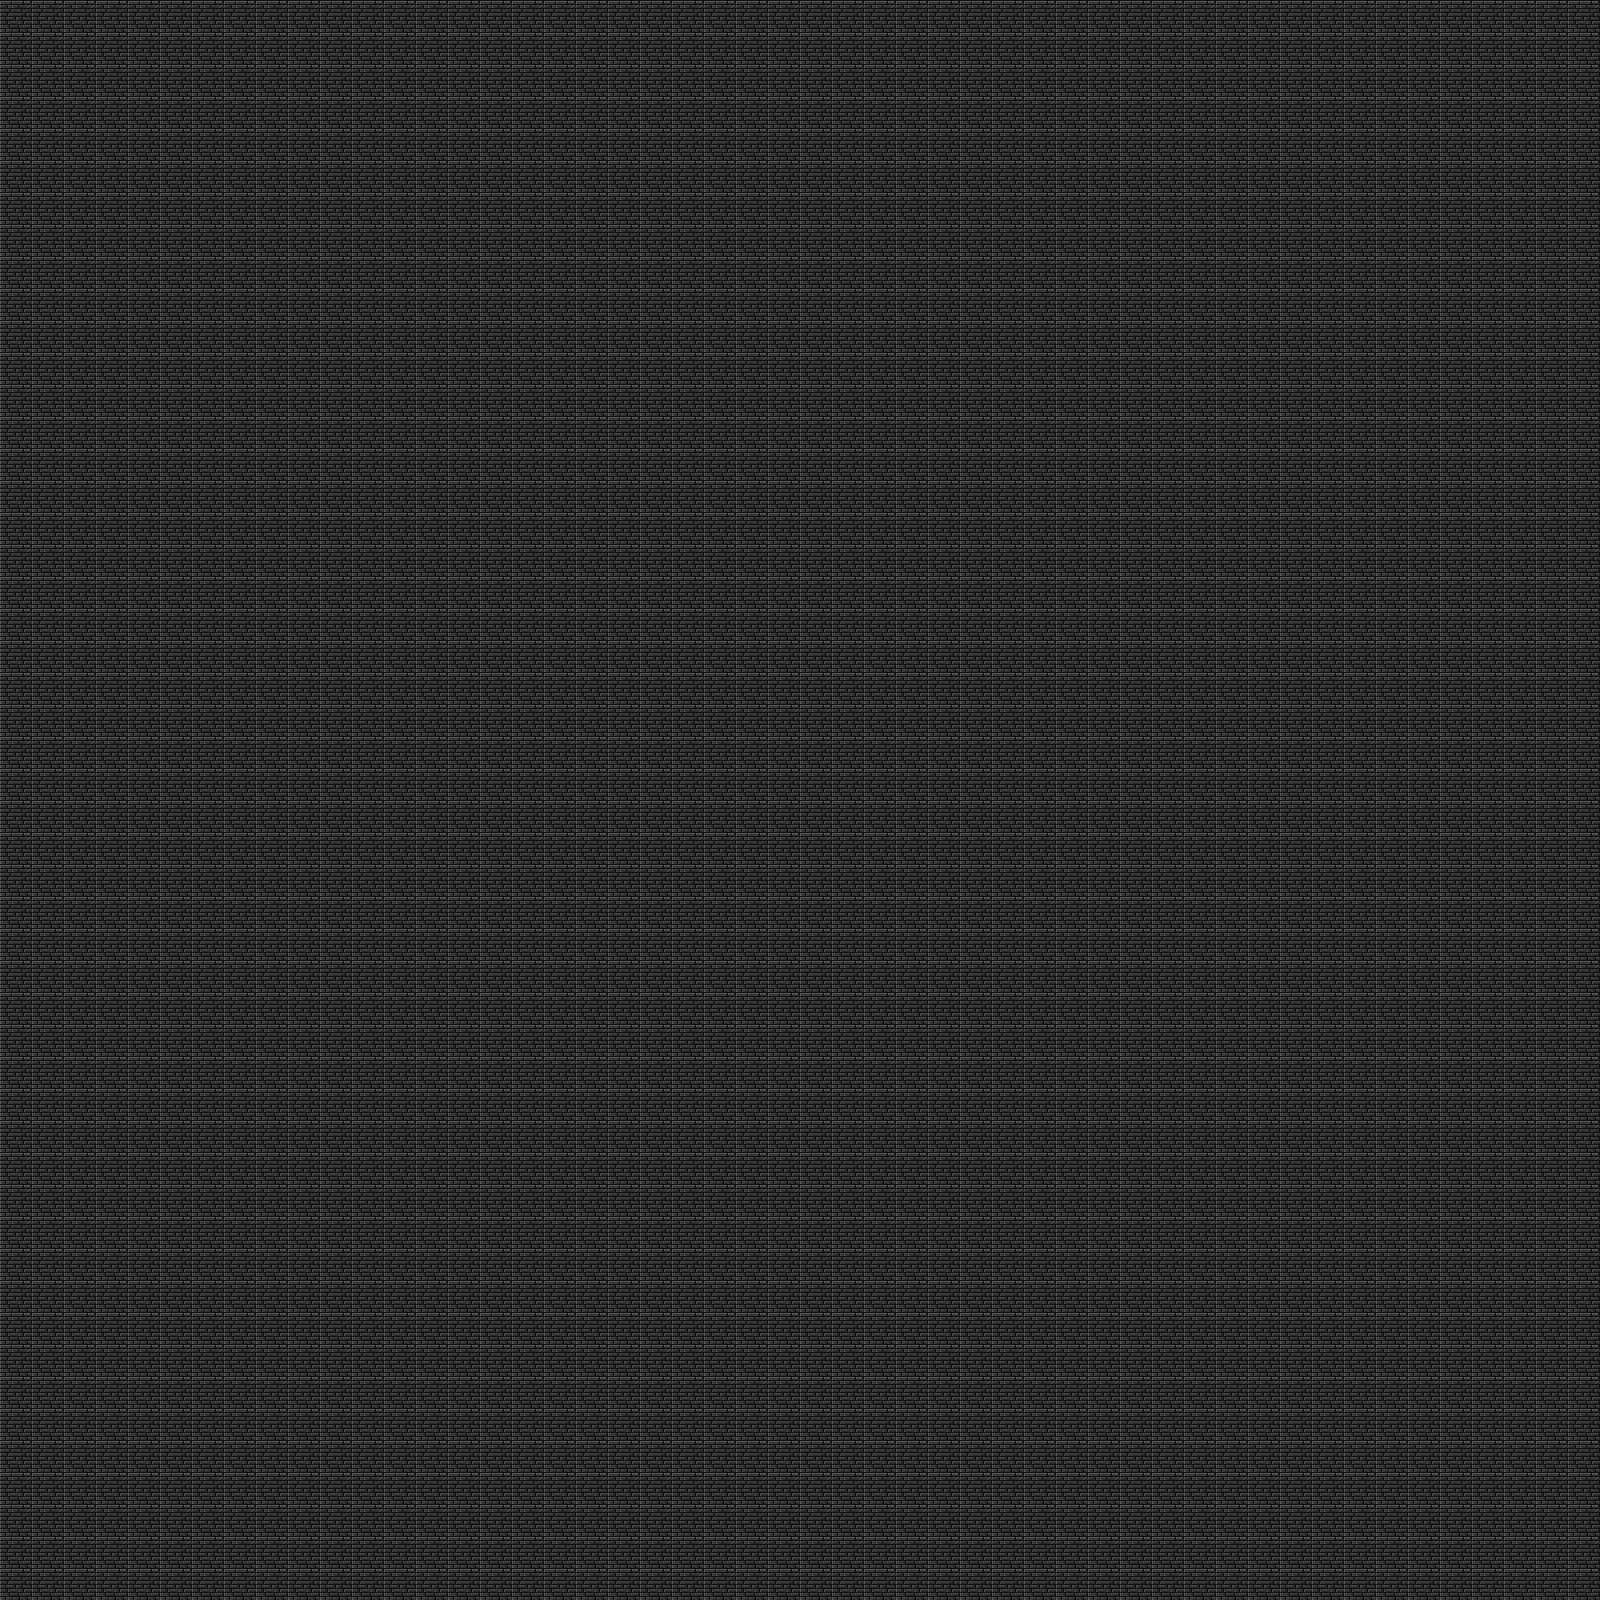

This game map was drawn from its Tiled (.tmx) file and the tilesets committed beside it. A one-line description and the trimmed map source follow:
An orthogonal 50x50 tile map with 32x32 px tiles, 1 tile layer (Tile Layer 1).

<map version="1.0" tiledversion="1.1.5" orientation="orthogonal" renderorder="right-down" width="50" height="50" tilewidth="32" tileheight="32" infinite="0" nextobjectid="1">
 <tileset firstgid="1" name="Utumno" tilewidth="32" tileheight="32" tilecount="3072" columns="64">
  <image source="DungeonCrawl_ProjectUtumnoTileset.png" width="2048" height="1536" />
 </tileset>
 <layer name="Tile Layer 1" width="50" height="50">
  <data>[2500 cells, 2500 non-empty, 1 distinct tile ids]</data>
 </layer>
</map>
